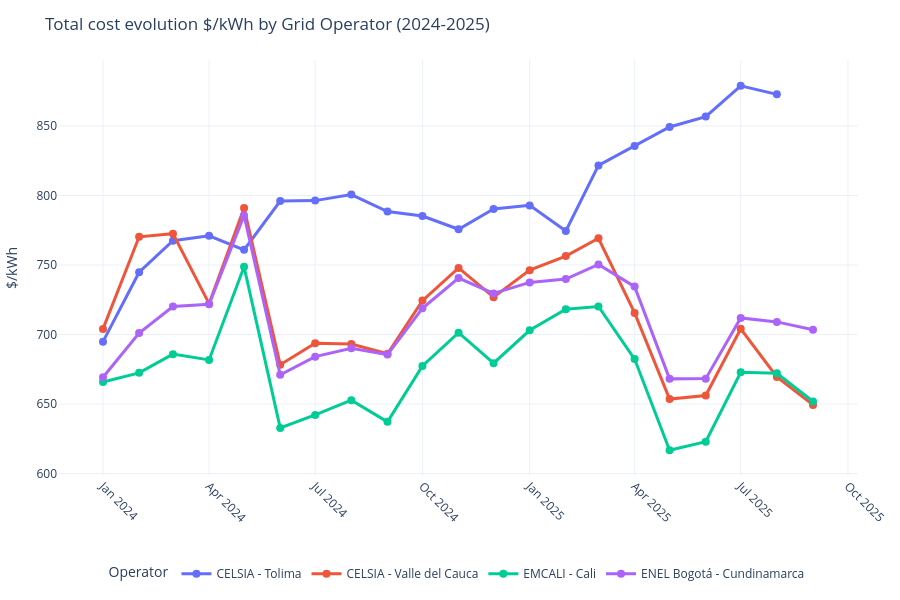

The cell this chart's notebook holds for it:
### Markdown cell above
> If we break down the line by operator, we find something very interesting: Only `CELSIA Tolima` has a sharp incrementing cost over time. Other operators show a price drop from May/2024.

### Code cell
# Data (same as before)
data = df.groupby(['date', 'grid_operator'])['total_c_kWh'].mean().reset_index()

# JEKYLL_INCLUDE: plotly-q5-by-operator.html
# Plotly interactive version
fig2 = px.line(
    data,
    x='date',
    y='total_c_kWh',
    color='grid_operator',
    markers=True,
    title='Total cost evolution $/kWh by Grid Operator (2024-2025)',
    labels={'total_c_kWh': '$/kWh', 'date': '', 'grid_operator': 'Operator'},
    hover_data={'total_c_kWh': ':.2f'}
)

fig2.update_layout(
    xaxis_tickangle=45,
    template='plotly_white',
    height=600,
    hovermode='x unified',
    legend_title_text='Operator',
    legend=dict(
        orientation="h",      # Horizontal orientation
        yanchor="top",        # Anchor the top of the legend box
        y=-0.2,               # Position it below the x-axis (negative value)
        xanchor="center",     # Anchor the center of the legend box
        x=0.5                 # Center it horizontally relative to the plot
    ),
    margin=dict(l=40, r=40, t=60, b=60)
)

fig2.update_traces(line=dict(width=3), marker=dict(size=8))

# Export for Jekyll
fig2.write_html(
    "../_includes/posts/electricity-rates/plotly-q5-by-operator.html",
    full_html=False,
    include_plotlyjs="cdn"
)

fig2.show()   # ← previews interactively in the notebook

### Figure 1 — Plotly figure (JSON) as saved in the notebook; plotly's stock layout.template omitted (floating-point values rounded to 4 significant figures)
{"data": [{"hovertemplate": "Operator=CELSIA - Tolima<br>=%{x}<br>$/kWh=%{y:.2f}<extra></extra>", "legendgroup": "CELSIA - Tolima", "line": {"color": "#636efa", "dash": "solid", "width": 3}, "marker": {"size": 8, "symbol": "circle"}, "mode": "lines+markers", "name": "CELSIA - Tolima", "orientation": "v", "showlegend": true, "type": "scatter", "x": ["2024-01-01T00:00:00.000000", "2024-02-01T00:00:00.000000", "2024-03-01T00:00:00.000000", "2024-04-01T00:00:00.000000", "2024-05-01T00:00:00.000000", "2024-06-01T00:00:00.000000", "2024-07-01T00:00:00.000000", "2024-08-01T00:00:00.000000", "2024-09-01T00:00:00.000000", "2024-10-01T00:00:00.000000", "2024-11-01T00:00:00.000000", "2024-12-01T00:00:00.000000", "2025-01-01T00:00:00.000000", "2025-02-01T00:00:00.000000", "2025-03-01T00:00:00.000000", "2025-04-01T00:00:00.000000", "2025-05-01T00:00:00.000000", "2025-06-01T00:00:00.000000", "2025-07-01T00:00:00.000000", "2025-08-01T00:00:00.000000"], "xaxis": "x", "y": [694.9, 744.8, 767.4, 770.9, 760.9, 796.0, 796.3, 800.6, 788.4, 785.2, 775.7, 790.3, 792.9, 774.5, 821.6, 835.6, 849.2, 856.7, 878.9, 872.7], "yaxis": "y"}, {"hovertemplate": "Operator=CELSIA - Valle del Cauca<br>=%{x}<br>$/kWh=%{y:.2f}<extra></extra>", "legendgroup": "CELSIA - Valle del Cauca", "line": {"color": "#EF553B", "dash": "solid", "width": 3}, "marker": {"size": 8, "symbol": "circle"}, "mode": "lines+markers", "name": "CELSIA - Valle del Cauca", "orientation": "v", "showlegend": true, "type": "scatter", "x": ["2024-01-01T00:00:00.000000", "2024-02-01T00:00:00.000000", "2024-03-01T00:00:00.000000", "2024-04-01T00:00:00.000000", "2024-05-01T00:00:00.000000", "2024-06-01T00:00:00.000000", "2024-07-01T00:00:00.000000", "2024-08-01T00:00:00.000000", "2024-09-01T00:00:00.000000", "2024-10-01T00:00:00.000000", "2024-11-01T00:00:00.000000", "2024-12-01T00:00:00.000000", "2025-01-01T00:00:00.000000", "2025-02-01T00:00:00.000000", "2025-03-01T00:00:00.000000", "2025-04-01T00:00:00.000000", "2025-05-01T00:00:00.000000", "2025-06-01T00:00:00.000000", "2025-07-01T00:00:00.000000", "2025-08-01T00:00:00.000000", "2025-09-01T00:00:00.000000"], "xaxis": "x", "y": [704.0, 770.3, 772.5, 722.2, 790.9, 678.3, 693.7, 693.2, 686.1, 724.4, 747.9, 726.8, 746.3, 756.4, 769.2, 715.6, 653.6, 656.1, 704.1, 669.5, 649.4], "yaxis": "y"}, {"hovertemplate": "Operator=EMCALI - Cali<br>=%{x}<br>$/kWh=%{y:.2f}<extra></extra>", "legendgroup": "EMCALI - Cali", "line": {"color": "#00cc96", "dash": "solid", "width": 3}, "marker": {"size": 8, "symbol": "circle"}, "mode": "lines+markers", "name": "EMCALI - Cali", "orientation": "v", "showlegend": true, "type": "scatter", "x": ["2024-01-01T00:00:00.000000", "2024-02-01T00:00:00.000000", "2024-03-01T00:00:00.000000", "2024-04-01T00:00:00.000000", "2024-05-01T00:00:00.000000", "2024-06-01T00:00:00.000000", "2024-07-01T00:00:00.000000", "2024-08-01T00:00:00.000000", "2024-09-01T00:00:00.000000", "2024-10-01T00:00:00.000000", "2024-11-01T00:00:00.000000", "2024-12-01T00:00:00.000000", "2025-01-01T00:00:00.000000", "2025-02-01T00:00:00.000000", "2025-03-01T00:00:00.000000", "2025-04-01T00:00:00.000000", "2025-05-01T00:00:00.000000", "2025-06-01T00:00:00.000000", "2025-07-01T00:00:00.000000", "2025-08-01T00:00:00.000000", "2025-09-01T00:00:00.000000"], "xaxis": "x", "y": [665.8, 672.4, 685.9, 681.7, 748.7, 632.8, 642.2, 652.8, 637.2, 677.4, 701.3, 679.4, 703.1, 718.1, 720.2, 682.3, 616.8, 622.9, 672.8, 672.2, 651.9], "yaxis": "y"}, {"hovertemplate": "Operator=ENEL Bogotá - Cundinamarca<br>=%{x}<br>$/kWh=%{y:.2f}<extra></extra>", "legendgroup": "ENEL Bogotá - Cundinamarca", "line": {"color": "#ab63fa", "dash": "solid", "width": 3}, "marker": {"size": 8, "symbol": "circle"}, "mode": "lines+markers", "name": "ENEL Bogotá - Cundinamarca", "orientation": "v", "showlegend": true, "type": "scatter", "x": ["2024-01-01T00:00:00.000000", "2024-02-01T00:00:00.000000", "2024-03-01T00:00:00.000000", "2024-04-01T00:00:00.000000", "2024-05-01T00:00:00.000000", "2024-06-01T00:00:00.000000", "2024-07-01T00:00:00.000000", "2024-08-01T00:00:00.000000", "2024-09-01T00:00:00.000000", "2024-10-01T00:00:00.000000", "2024-11-01T00:00:00.000000", "2024-12-01T00:00:00.000000", "2025-01-01T00:00:00.000000", "2025-02-01T00:00:00.000000", "2025-03-01T00:00:00.000000", "2025-04-01T00:00:00.000000", "2025-05-01T00:00:00.000000", "2025-06-01T00:00:00.000000", "2025-07-01T00:00:00.000000", "2025-08-01T00:00:00.000000", "2025-09-01T00:00:00.000000"], "xaxis": "x", "y": [669.3, 701.1, 720.1, 721.8, 785.7, 671.0, 684.1, 690.1, 685.6, 718.9, 740.6, 729.6, 737.5, 739.9, 750.4, 734.5, 668.1, 668.3, 711.9, 709.1, 703.4], "yaxis": "y"}], "layout": {"height": 600, "hovermode": "x unified", "legend": {"orientation": "h", "title": {"text": "Operator"}, "tracegroupgap": 0, "x": 0.5, "xanchor": "center", "y": -0.2, "yanchor": "top"}, "margin": {"b": 60, "l": 40, "r": 40, "t": 60}, "title": {"text": "Total cost evolution $/kWh by Grid Operator (2024-2025)"}, "xaxis": {"anchor": "y", "domain": [0, 1], "tickangle": 45, "title": {"text": ""}}, "yaxis": {"anchor": "x", "domain": [0, 1], "title": {"text": "$/kWh"}}}}
